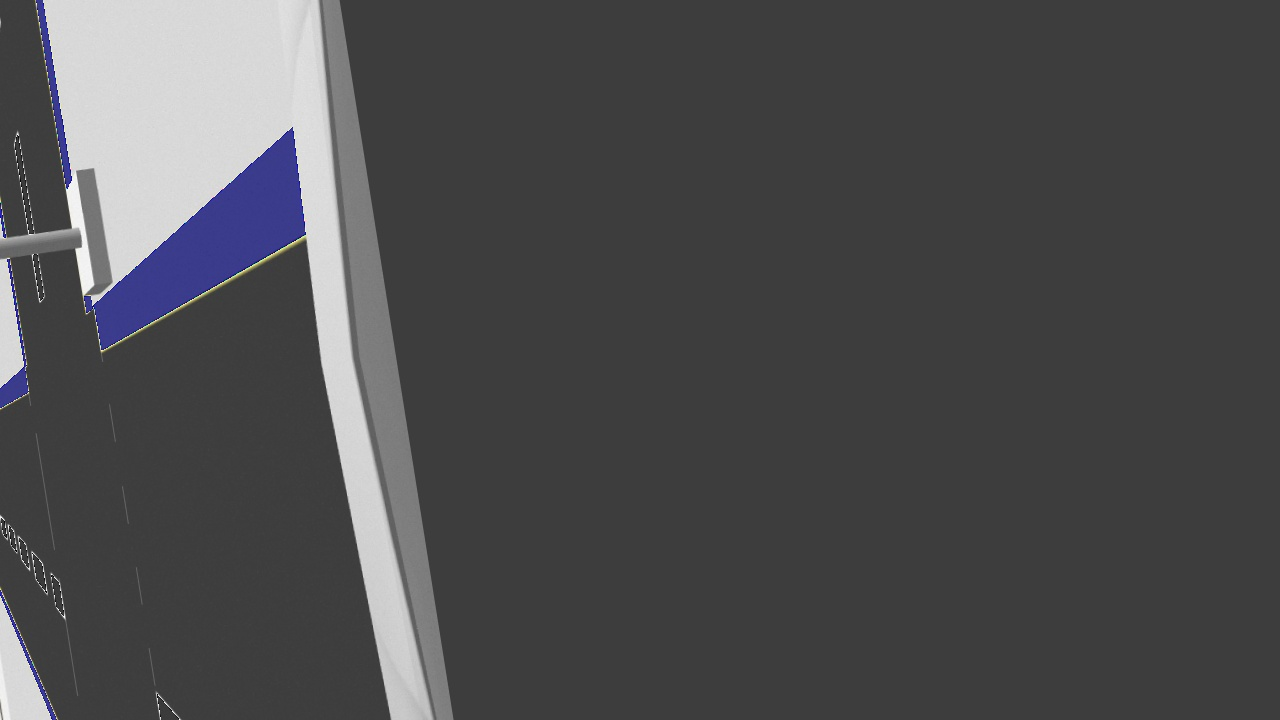
#> input picture lane_detect_py/lane_detect_py/DL/data/img/aug_image1199.jpg, 1280 x 720 px
$ python -i hough_transform.py   (imports and definitions only)
#> lines starting #> are read from the running program, lines starting #| are printed output that depends on the picture; after the words box and inside, x2 and y2 are one past the last pixel; in counts of white or black regions, pixels touching at a corner belong together
import cv2
import numpy as np

def hough(image, prev_center_x = None):
    masked_image = ROI(image)
    gray = cv2.cvtColor(masked_image, cv2.COLOR_BGR2RGB)

    edge = cv2.Canny(gray, 50, 150, apertureSize=3)

    lines = cv2.HoughLinesP(edge, 1, np.pi / 180, 110, minLineLength = 40, maxLineGap = 10)
    right_points = []
    left_points = []
    horizon_points = []

    right_center_x = None
    left_center_x = None

    if lines is not None:
        for line in lines:
            x1, y1, x2, y2 = line[0]

            angle = np.degrees(np.arctan2(y2 - y1, x2 - x1))

            if (-40 < angle < 40 or -140 > angle):
                continue

            if (y1 > y2):
                if (x1 >= image.shape[1] // 2):
                    right_points.append((x1, y1))
                    right_points.append((x2, y2))
                elif (x1 < image.shape[1] // 2):
                    left_points.append((x1, y1))
                    left_points.append((x2, y2))
            else:
                if (x2 >= image.shape[1] // 2):
                    right_points.append((x1, y1))
                    right_points.append((x2, y2))
                elif (x2 < image.shape[1] // 2):
                    left_points.append((x1, y1))
                    left_points.append((x2, y2))

    right_points = np.array(right_points)
    left_points = np.array(left_points)

    if len(right_points) > 0:
        right_center_x = fit_lines(right_points, image)
        right_curve = False
    else:
        right_curve = True
    if len(left_points) > 0:
        left_center_x = fit_lines(left_points, image)
        left_curve = False
    else: left_curve = True

    if (right_center_x is not None and left_center_x is not None):
        center_x = (right_center_x + left_center_x) // 2
    else:
        center_x = prev_center_x

    cv2.circle(image, (center_x, image.shape[0] // 2 + 50), 5, (0, 255, 0), 2)
    cv2.line(image, (image.shape[1] // 2, image.shape[0] - 1), (image.shape[1] // 2, 0), (0, 0, 255), 1)

    if center_x is None:
        center_x = image.shape[1] // 2

    rad = get_radian(image, center_x, image.shape[0] // 2 + 50)

    return image, rad, center_x, right_curve, left_curve

def get_radian(image, x, y):
    origin_center_x, origin_center_y = image.shape[1] // 2, image.shape[0] - 1

    rad = np.arctan2((x - origin_center_x), (y - origin_center_y))

    return rad

def fit_lines(points, image):
    h, w = image.shape[:2]
    y_target = h // 2 + 10

    points = np.array(points)

    fit_line = cv2.fitLine(points, cv2.DIST_L2, 0, 0.01, 0.01)

    vx, vy, x, y = fit_line[0], fit_line[1], fit_line[2], fit_line[3]

    if vy != 0:
        center_x = int(x + (y_target - y) * (vx / (vy + 0e9)))
    else:
        center_x = int(image.shape[1] // 2)

    x1 = int(x - 1000 * vx)
    y1 = int(y - 1000 * vy)
    x2 = int(x + 1000 * vx)
    y2 = int(y + 1000 * vy)

    cv2.line(image, (x1, y1), (x2, y2), (255, 0, 0), 3)

    return center_x

def ROI(image):
    h, w = image.shape[:2]

    mask = np.zeros_like(image)

    rect = np.array([
        [w * 0.02, h * 0.85],
        [w * 0.87, h * 0.85],
        [w * 0.7, h * 0.4],
        [w * 0.4, h * 0.4]
    ], dtype = np.int32)

    cv2.fillPoly(mask, [rect], (255, 255, 255))

    masked_img = cv2.bitwise_and(image, mask)

    cv2.imshow('test', masked_img)
    cv2.waitKey(1)

    return masked_img

def find_center():
    return None

>>> import cv2
>>> picture = cv2.imread('../DL/data/img/aug_image1199.jpg')
#> picture is the input picture: shape (720, 1280, 3); mean B, G, R 78.1, 76.4, 76.4
>>> result = hough(picture)
#> in ROI, `cv2.fillPoly(mask, [rect], (255, 255, 255))`:
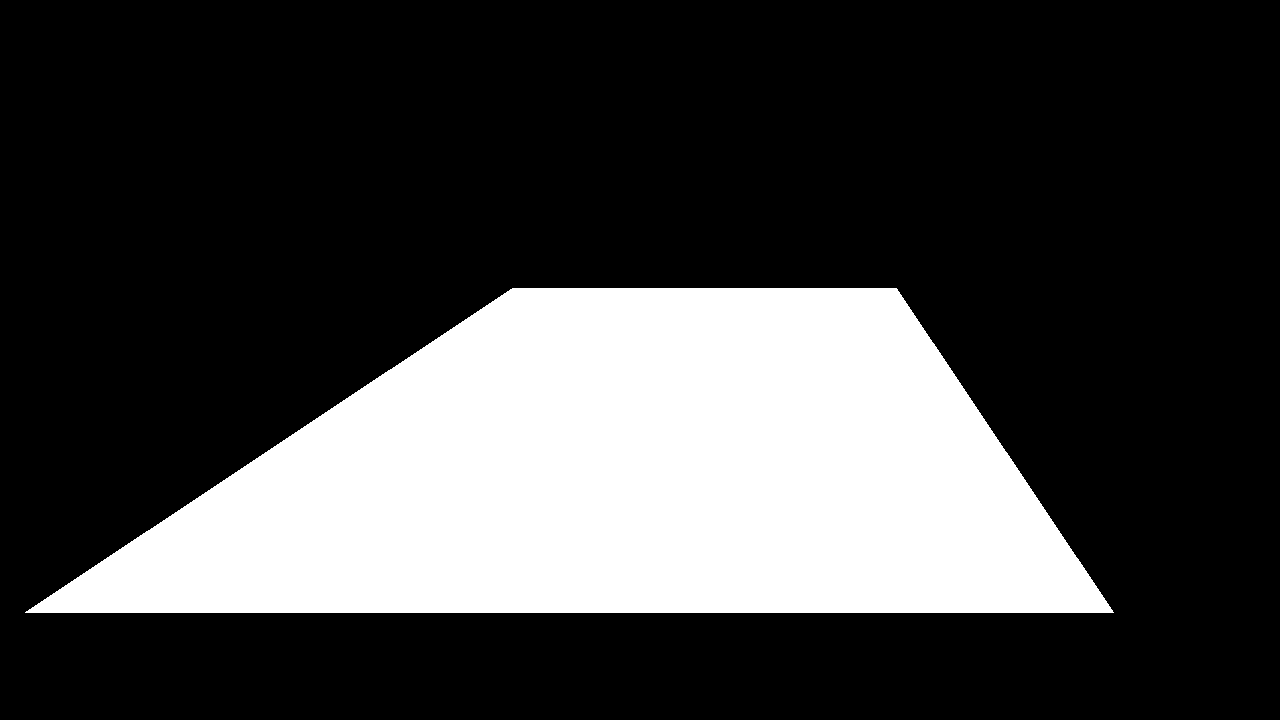
#> mask: shape (720, 1280, 3); 26% white; 1 white region, box (x1, y1, x2, y2) and area: (25, 288, 1114, 613) 239606
#> in ROI, `masked_img = cv2.bitwise_and(image, mask)`:
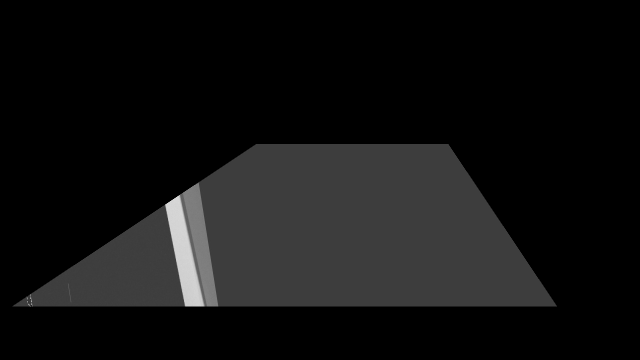
#> masked_img: shape (720, 1280, 3) (shown at 1/2 size); min 0, max 255, mean 17.7
#> in hough, `edge = cv2.Canny(gray, 50, 150, apertureSize=3)`:
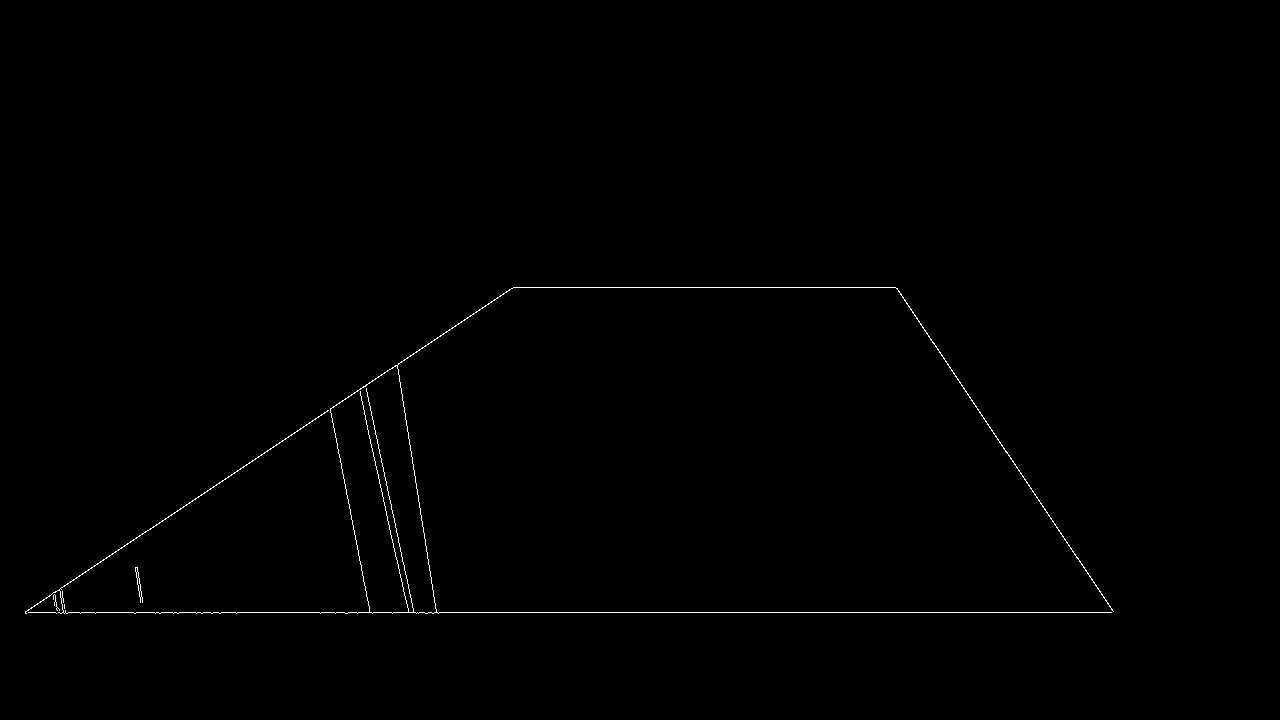
#> edge: shape (720, 1280); 0.39% white in thin lines or dots, all inside (x1, y1, x2, y2) = (25, 287, 1114, 614)
#> in hough, `lines = cv2.HoughLinesP(edge, 1, np.pi / 180, 110, minLineLength = 40,..`: lines = [[25, 612, 1111, 612], [513, 287, 895, 287], [397, 365, 436, 611], [365, 385, 413, 611], [896, 288, 1112, 609], [330, 408, 369, 610], [219, 483, 431, 341], [97, 564, 306, 424], [360, 391, 395, 556]]
#> the loop in hough, `for line in lines:` made 9 passes
#> (x1, y1, x2, y2, angle) on passes 1 to 8: (25, 612, 1111, 612, 0), (513, 287, 895, 287, 0), (397, 365, 436, 611, 80.99), (365, 385, 413, 611, 78.01), (896, 288, 1112, 609, 56.06), (330, 408, 369, 610, 79.07), (219, 483, 431, 341, -33.81), (97, 564, 306, 424, -33.82)
#> after the loop in hough, `for line in lines:`: left_points = [(397, 365), (436, 611), (365, 385), (413, 611), (330, 408), (369, 610), (360, 391), (395, 556)]; right_points = [(896, 288), (1112, 609)]
#> in hough, `right_points = np.array(right_points)`: right_points = [[896, 288], [1112, 609]]
#> in hough, `left_points = np.array(left_points)`: left_points = [[397, 365], [436, 611], [365, 385], [413, 611], [330, 408], [369, 610], [360, 391], [395, 556]]
#> in fit_lines, `points = np.array(points)`: points = [[896, 288], [1112, 609]]
#> in fit_lines, `fit_line = cv2.fitLine(points, cv2.DIST_L2, 0, 0.01, 0.01)`: fit_line = [0.558, 0.83, 1004, 448.5]
#> in fit_lines, `vx, vy, x, y = fit_line[0], fit_line[1], fit_line[2], fit_line[3]`: vx = [0.558]; vy = [0.83]; x = [1004]; y = [448.5]
#> in fit_lines, `center_x = int(x + (y_target - y) * (vx / (vy + 0e9)))`: center_x = 951
#> in fit_lines, `x1 = int(x - 1000 * vx)`: x1 = 445
#> in fit_lines, `y1 = int(y - 1000 * vy)`: y1 = -381
#> in fit_lines, `x2 = int(x + 1000 * vx)`: x2 = 1562
#> in fit_lines, `y2 = int(y + 1000 * vy)`: y2 = 1278
#> in hough, `right_center_x = fit_lines(right_points, image)`: right_center_x = 951
#> in hough, `left_center_x = fit_lines(left_points, image)`: left_center_x = 360
#> in hough, `center_x = (right_center_x + left_center_x) // 2`: center_x = 655
#> in hough, `cv2.line(image, (image.shape[1] // 2, image.shape[0] - 1), (image.shap..`:
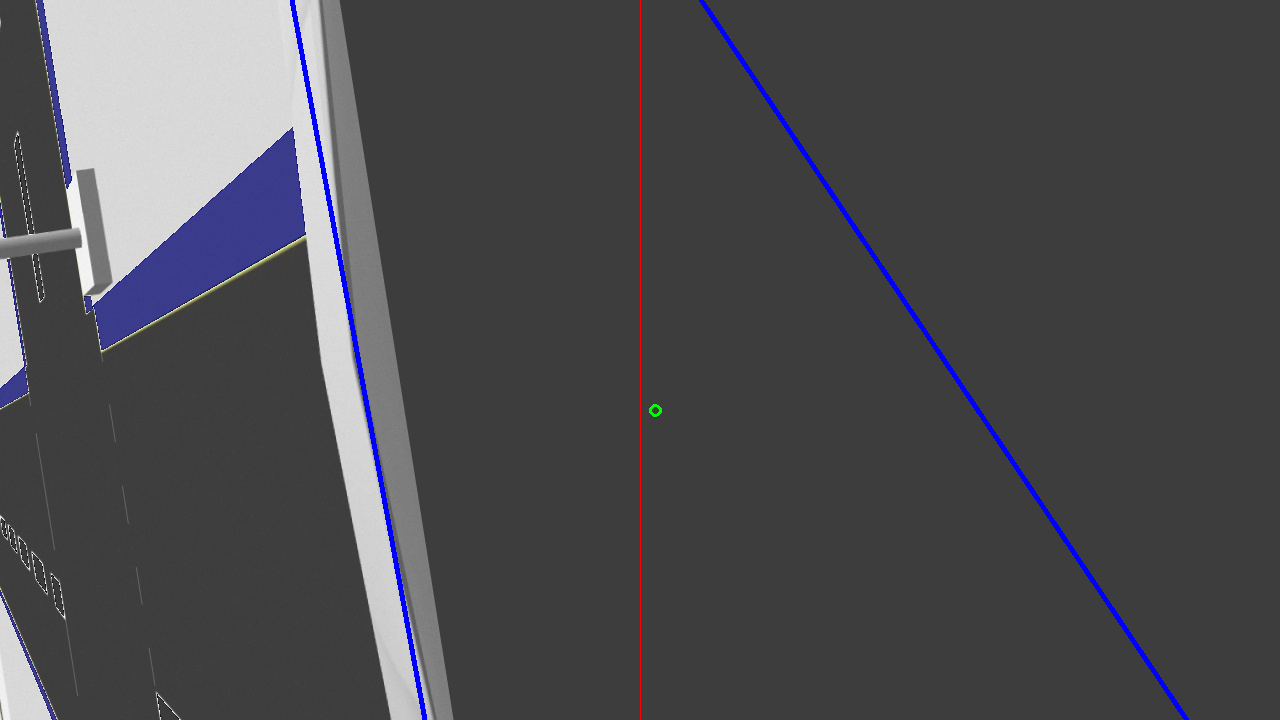
#> image: shape (720, 1280, 3); mean B, G, R 79.3, 75.4, 75.6
#> in get_radian, `rad = np.arctan2((x - origin_center_x), (y - origin_center_y))`: rad = 3.09
#> result = 5 items

$ run again, on lane_detect_py/lane_detect_py/DL/data/img/aug_image1399.jpg
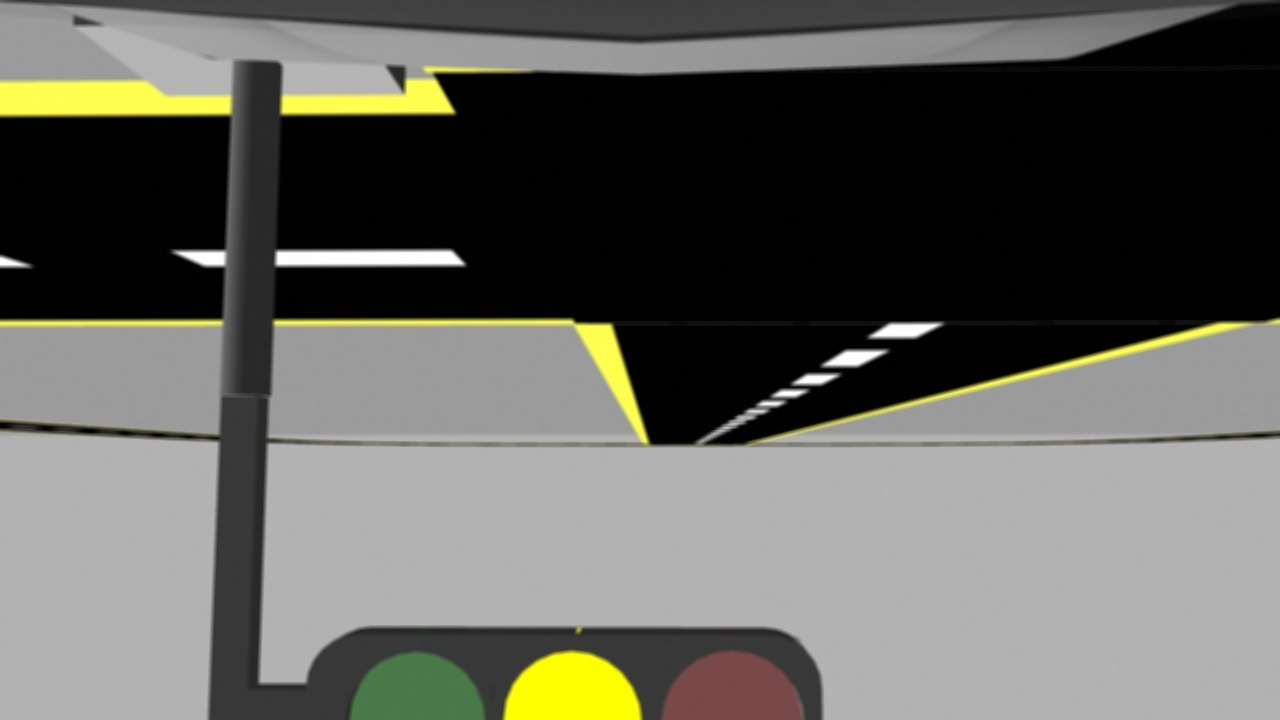
#> input picture lane_detect_py/lane_detect_py/DL/data/img/aug_image1399.jpg, 1280 x 720 px
#> picture is the input picture: shape (720, 1280, 3); mean B, G, R 92.4, 98.5, 98.6
#> mask: shape (720, 1280, 3); 26% white; 1 white region, box (x1, y1, x2, y2) and area: (25, 288, 1114, 613) 239606
#> in hough, `edge = cv2.Canny(gray, 50, 150, apertureSize=3)`:
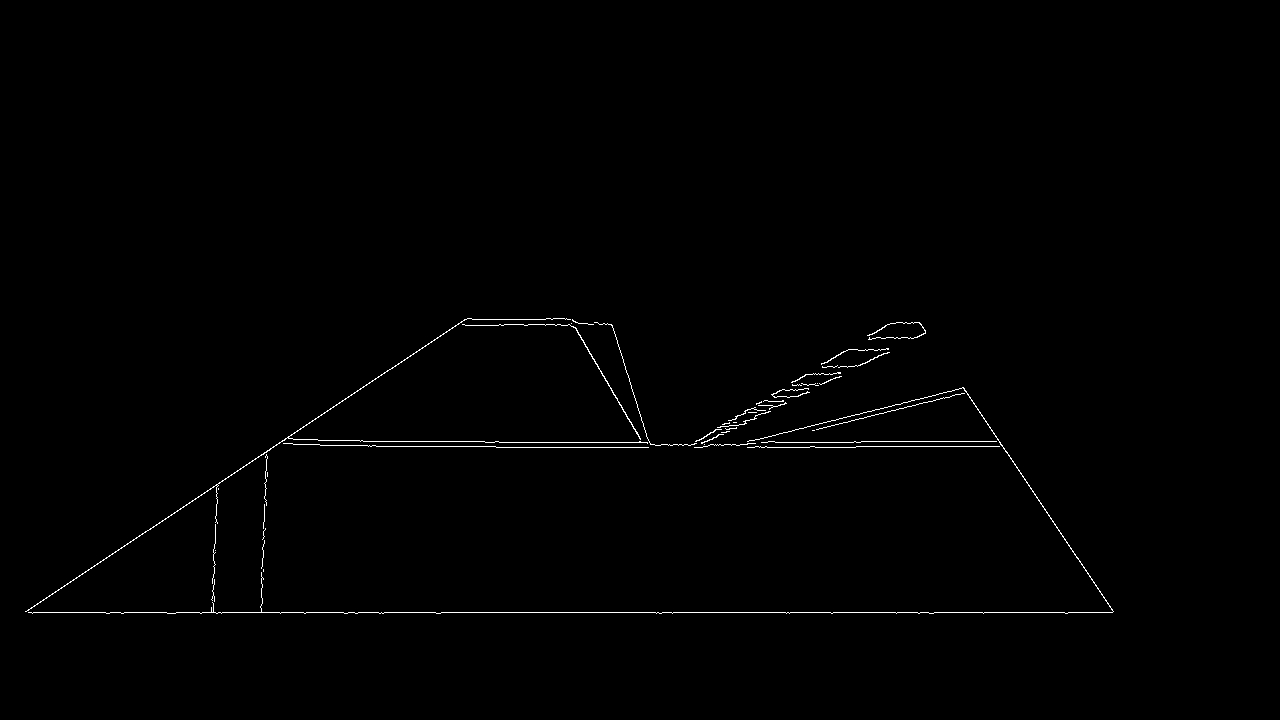
#> edge: shape (720, 1280); 0.58% white in thin lines or dots, all inside (x1, y1, x2, y2) = (25, 318, 1114, 614)
#> lines = 14 rows, first 6: [28, 612, 1112, 612], [360, 441, 498, 441], [856, 446, 1002, 446], [496, 447, 648, 447], [761, 442, 860, 442], [198, 497, 410, 355]
#> the loop in hough, `for line in lines:` made 14 passes
#> (x1, y1, x2, y2, angle) on passes 1 to 8: (28, 612, 1112, 612, 0), (360, 441, 498, 441, 0), (856, 446, 1002, 446, 0), (496, 447, 648, 447, 0), (761, 442, 860, 442, 0), (198, 497, 410, 355, -33.81), (747, 441, 963, 388, -13.79), (1036, 497, 1112, 610, 56.08)
#> after the loop in hough, `for line in lines:`: left_points = []; right_points = [(1036, 497), (1112, 610), (963, 387), (1063, 536), (962, 387), (1113, 611)]
#> in hough, `right_points = np.array(right_points)`: right_points = [[1036, 497], [1112, 610], [963, 387], [1063, 536], [962, 387], [1113, 611]]
#> in hough, `left_points = np.array(left_points)`: left_points = empty array
#> points has the same summary as right_points in hough
#> fit_line = [0.557, 0.83, 1041.5, 504.7]
#> vx = [0.557]; vy = [0.83]; x = [1041.5]; y = [504.7]
#> in fit_lines, `center_x = int(x + (y_target - y) * (vx / (vy + 0e9)))`: center_x = 951
#> in fit_lines, `x1 = int(x - 1000 * vx)`: x1 = 484
#> in fit_lines, `y1 = int(y - 1000 * vy)`: y1 = -325
#> in fit_lines, `x2 = int(x + 1000 * vx)`: x2 = 1598
#> in fit_lines, `y2 = int(y + 1000 * vy)`: y2 = 1334
#> right_center_x = 951
#> in hough, `cv2.line(image, (image.shape[1] // 2, image.shape[0] - 1), (image.shap..`:
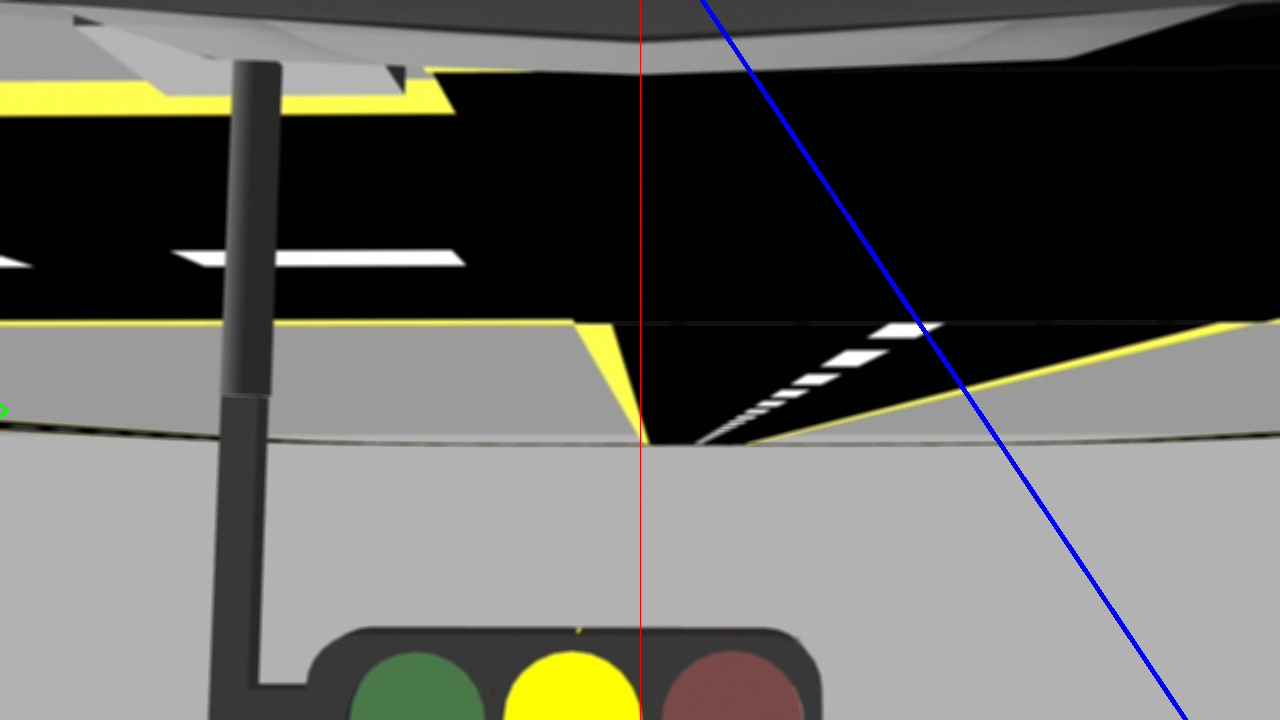
#> image: shape (720, 1280, 3); mean B, G, R 93.1, 98, 98.3
#> in hough, `rad = get_radian(image, center_x, image.shape[0] // 2 + 50)`: rad = 3.14
#> result = 5 items
